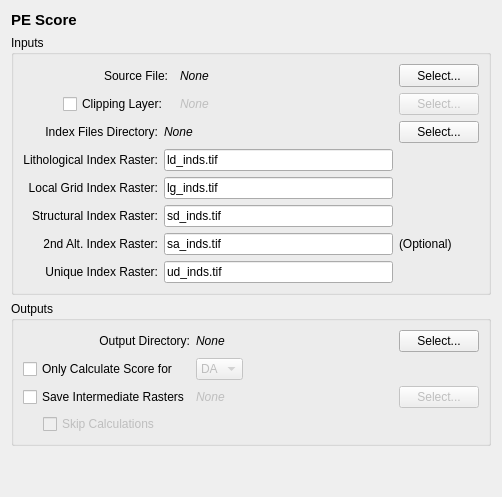
      <widget class="QWidget" name="peScorePage">
       <layout class="QVBoxLayout" name="verticalLayout_4">
        <item>
         <widget class="QLabel" name="label_19">
          <property name="font">
           <font>
            <pointsize>11</pointsize>
            <bold>true</bold>
           </font>
          </property>
          <property name="text">
           <string>PE Score</string>
          </property>
         </widget>
        </item>
        <item>
         <widget class="QGroupBox" name="groupBox_4">
          <property name="title">
           <string>Inputs</string>
          </property>
          <layout class="QGridLayout" name="gridLayout_4">
           <item row="2" column="0" colspan="4">
            <widget class="QStackedWidget" name="peInpStack">
             <property name="currentIndex">
              <number>0</number>
             </property>
             <widget class="QWidget" name="peInpPage">
              <layout class="QGridLayout" name="gridLayout_8">
               <property name="leftMargin">
                <number>0</number>
               </property>
               <property name="topMargin">
                <number>0</number>
               </property>
               <property name="rightMargin">
                <number>0</number>
               </property>
               <property name="bottomMargin">
                <number>0</number>
               </property>
               <item row="6" column="0">
                <widget class="QLabel" name="label_18">
                 <property name="text">
                  <string>Unique Index Raster:</string>
                 </property>
                 <property name="alignment">
                  <set>Qt::AlignRight|Qt::AlignTrailing|Qt::AlignVCenter</set>
                 </property>
                 <property name="indent">
                  <number>-1</number>
                 </property>
                </widget>
               </item>
               <item row="5" column="1">
                <widget class="QLineEdit" name="saIndField">
                 <property name="toolTip">
                  <string>Name / path of optional secondary alteration index raster file. Text will be red if file is not present at location specified</string>
                 </property>
                 <property name="text">
                  <string>sa_inds.tif</string>
                 </property>
                </widget>
               </item>
               <item row="4" column="0">
                <widget class="QLabel" name="label_15">
                 <property name="text">
                  <string>Structural Index Raster:</string>
                 </property>
                 <property name="alignment">
                  <set>Qt::AlignRight|Qt::AlignTrailing|Qt::AlignVCenter</set>
                 </property>
                 <property name="indent">
                  <number>-1</number>
                 </property>
                </widget>
               </item>
               <item row="2" column="1">
                <widget class="QLineEdit" name="ldIndField">
                 <property name="sizePolicy">
                  <sizepolicy hsizetype="Expanding" vsizetype="Fixed">
                   <horstretch>0</horstretch>
                   <verstretch>0</verstretch>
                  </sizepolicy>
                 </property>
                 <property name="toolTip">
                  <string>Name / path of lithological index raster file. Text will be red if file is not present at location specified</string>
                 </property>
                 <property name="text">
                  <string>ld_inds.tif</string>
                 </property>
                </widget>
               </item>
               <item row="3" column="1">
                <widget class="QLineEdit" name="lgIndField">
                 <property name="sizePolicy">
                  <sizepolicy hsizetype="Expanding" vsizetype="Fixed">
                   <horstretch>0</horstretch>
                   <verstretch>0</verstretch>
                  </sizepolicy>
                 </property>
                 <property name="toolTip">
                  <string>Name / path of local grid index raster file. Text will be red if file is not present at location specified</string>
                 </property>
                 <property name="text">
                  <string>lg_inds.tif</string>
                 </property>
                </widget>
               </item>
               <item row="1" column="0">
                <widget class="QLabel" name="label_17">
                 <property name="text">
                  <string>Index Files Directory:</string>
                 </property>
                 <property name="alignment">
                  <set>Qt::AlignRight|Qt::AlignTrailing|Qt::AlignVCenter</set>
                 </property>
                </widget>
               </item>
               <item row="4" column="1">
                <widget class="QLineEdit" name="sdIndField">
                 <property name="sizePolicy">
                  <sizepolicy hsizetype="Expanding" vsizetype="Fixed">
                   <horstretch>0</horstretch>
                   <verstretch>0</verstretch>
                  </sizepolicy>
                 </property>
                 <property name="toolTip">
                  <string>Name / path of structural index raster file. Text will be red if file is not present at location specified</string>
                 </property>
                 <property name="text">
                  <string>sd_inds.tif</string>
                 </property>
                </widget>
               </item>
               <item row="5" column="0">
                <widget class="QLabel" name="label_31">
                 <property name="text">
                  <string>2nd Alt. Index Raster:</string>
                 </property>
                 <property name="alignment">
                  <set>Qt::AlignRight|Qt::AlignTrailing|Qt::AlignVCenter</set>
                 </property>
                </widget>
               </item>
               <item row="5" column="2">
                <widget class="QLabel" name="label_33">
                 <property name="text">
                  <string>(Optional)</string>
                 </property>
                </widget>
               </item>
               <item row="2" column="0">
                <widget class="QLabel" name="label_16">
                 <property name="text">
                  <string>Lithological Index Raster:</string>
                 </property>
                 <property name="alignment">
                  <set>Qt::AlignRight|Qt::AlignTrailing|Qt::AlignVCenter</set>
                 </property>
                 <property name="indent">
                  <number>-1</number>
                 </property>
                </widget>
               </item>
               <item row="3" column="0">
                <widget class="QLabel" name="label_13">
                 <property name="text">
                  <string>Local Grid Index Raster:</string>
                 </property>
                 <property name="alignment">
                  <set>Qt::AlignRight|Qt::AlignTrailing|Qt::AlignVCenter</set>
                 </property>
                 <property name="indent">
                  <number>-1</number>
                 </property>
                </widget>
               </item>
               <item row="1" column="1">
                <widget class="ElideLabel" name="indexDirLbl">
                 <property name="font">
                  <font>
                   <italic>true</italic>
                  </font>
                 </property>
                 <property name="toolTip">
                  <string>Directory containing the below files</string>
                 </property>
                 <property name="text">
                  <string>None</string>
                 </property>
                </widget>
               </item>
               <item row="6" column="1">
                <widget class="QLineEdit" name="udIndField">
                 <property name="sizePolicy">
                  <sizepolicy hsizetype="Expanding" vsizetype="Fixed">
                   <horstretch>0</horstretch>
                   <verstretch>0</verstretch>
                  </sizepolicy>
                 </property>
                 <property name="toolTip">
                  <string>Name / path of unique index raster file. Text will be red if file is not present at location specified</string>
                 </property>
                 <property name="text">
                  <string>ud_inds.tif</string>
                 </property>
                </widget>
               </item>
               <item row="1" column="2">
                <widget class="QPushButton" name="inputDirButton">
                 <property name="sizePolicy">
                  <sizepolicy hsizetype="Preferred" vsizetype="Fixed">
                   <horstretch>0</horstretch>
                   <verstretch>0</verstretch>
                  </sizepolicy>
                 </property>
                 <property name="toolTip">
                  <string>Select the directory containing the input index files</string>
                 </property>
                 <property name="text">
                  <string>Select...</string>
                 </property>
                </widget>
               </item>
              </layout>
             </widget>
             <widget class="QWidget" name="peNoInpPage">
              <layout class="QVBoxLayout" name="verticalLayout_7">
               <item>
                <widget class="QLabel" name="label_34">
                 <property name="font">
                  <font>
                   <pointsize>12</pointsize>
                   <bold>true</bold>
                  </font>
                 </property>
                 <property name="text">
                  <string>Index inputs will be taken from results of Create Grid task</string>
                 </property>
                 <property name="alignment">
                  <set>Qt::AlignCenter</set>
                 </property>
                </widget>
               </item>
              </layout>
             </widget>
            </widget>
           </item>
           <item row="0" column="3">
            <widget class="QToolButton" name="srcToolButton">
             <property name="sizePolicy">
              <sizepolicy hsizetype="Preferred" vsizetype="Fixed">
               <horstretch>0</horstretch>
               <verstretch>0</verstretch>
              </sizepolicy>
             </property>
             <property name="minimumSize">
              <size>
               <width>75</width>
               <height>23</height>
              </size>
             </property>
             <property name="toolTip">
              <string>Select the source archive to include</string>
             </property>
             <property name="text">
              <string>Select...</string>
             </property>
             <property name="iconSize">
              <size>
               <width>5</width>
               <height>5</height>
              </size>
             </property>
             <property name="popupMode">
              <enum>QToolButton::InstantPopup</enum>
             </property>
             <property name="toolButtonStyle">
              <enum>Qt::ToolButtonTextOnly</enum>
             </property>
             <property name="arrowType">
              <enum>Qt::DownArrow</enum>
             </property>
            </widget>
           </item>
           <item row="0" column="0">
            <widget class="QLabel" name="label_14">
             <property name="sizePolicy">
              <sizepolicy hsizetype="Preferred" vsizetype="Preferred">
               <horstretch>0</horstretch>
               <verstretch>0</verstretch>
              </sizepolicy>
             </property>
             <property name="minimumSize">
              <size>
               <width>132</width>
               <height>0</height>
              </size>
             </property>
             <property name="text">
              <string>Source File:</string>
             </property>
             <property name="alignment">
              <set>Qt::AlignRight|Qt::AlignTrailing|Qt::AlignVCenter</set>
             </property>
            </widget>
           </item>
           <item row="0" column="2">
            <widget class="ElideLabel" name="gdbLbl">
             <property name="sizePolicy">
              <sizepolicy hsizetype="MinimumExpanding" vsizetype="Preferred">
               <horstretch>0</horstretch>
               <verstretch>0</verstretch>
              </sizepolicy>
             </property>
             <property name="font">
              <font>
               <italic>true</italic>
              </font>
             </property>
             <property name="toolTip">
              <string>Input archive containing layers of vector data conforming to required naming scheme</string>
             </property>
             <property name="layoutDirection">
              <enum>Qt::LeftToRight</enum>
             </property>
             <property name="text">
              <string>None</string>
             </property>
            </widget>
           </item>
           <item row="1" column="3">
            <widget class="QPushButton" name="clipLyrButton">
             <property name="enabled">
              <bool>false</bool>
             </property>
             <property name="toolTip">
              <string>Select file to act as a clipping mask</string>
             </property>
             <property name="text">
              <string>Select...</string>
             </property>
            </widget>
           </item>
           <item row="1" column="2">
            <widget class="ElideLabel" name="clipLyrLbl">
             <property name="enabled">
              <bool>false</bool>
             </property>
             <property name="font">
              <font>
               <italic>true</italic>
              </font>
             </property>
             <property name="toolTip">
              <string>Path to a vector layer file to use as a clipping mask</string>
             </property>
             <property name="text">
              <string>None</string>
             </property>
            </widget>
           </item>
           <item row="1" column="0">
            <layout class="QHBoxLayout" name="horizontalLayout_7">
             <property name="spacing">
              <number>0</number>
             </property>
             <property name="sizeConstraint">
              <enum>QLayout::SetDefaultConstraint</enum>
             </property>
             <property name="rightMargin">
              <number>0</number>
             </property>
             <item>
              <spacer name="horizontalSpacer_4">
               <property name="orientation">
                <enum>Qt::Horizontal</enum>
               </property>
               <property name="sizeType">
                <enum>QSizePolicy::Minimum</enum>
               </property>
               <property name="sizeHint" stdset="0">
                <size>
                 <width>40</width>
                 <height>20</height>
                </size>
               </property>
              </spacer>
             </item>
             <item>
              <widget class="QCheckBox" name="clipLyrCB">
               <property name="sizePolicy">
                <sizepolicy hsizetype="Minimum" vsizetype="Fixed">
                 <horstretch>0</horstretch>
                 <verstretch>0</verstretch>
                </sizepolicy>
               </property>
               <property name="toolTip">
                <string>Enable a layer to use to use as a clipping mask for the result values</string>
               </property>
               <property name="text">
                <string>Clipping Layer:</string>
               </property>
              </widget>
             </item>
            </layout>
           </item>
          </layout>
         </widget>
        </item>
        <item>
         <widget class="QGroupBox" name="groupBox_3">
          <property name="title">
           <string>Outputs</string>
          </property>
          <layout class="QGridLayout" name="gridLayout_3" columnstretch="0,0,0">
           <property name="sizeConstraint">
            <enum>QLayout::SetDefaultConstraint</enum>
           </property>
           <item row="0" column="1">
            <widget class="ElideLabel" name="peOutDirLbl">
             <property name="sizePolicy">
              <sizepolicy hsizetype="Expanding" vsizetype="Preferred">
               <horstretch>0</horstretch>
               <verstretch>0</verstretch>
              </sizepolicy>
             </property>
             <property name="font">
              <font>
               <italic>true</italic>
              </font>
             </property>
             <property name="toolTip">
              <string>Directory where results of this task will be saved</string>
             </property>
             <property name="text">
              <string>None</string>
             </property>
             <property name="scaledContents">
              <bool>false</bool>
             </property>
             <property name="alignment">
              <set>Qt::AlignLeading|Qt::AlignLeft|Qt::AlignVCenter</set>
             </property>
             <property name="textInteractionFlags">
              <set>Qt::TextSelectableByKeyboard|Qt::TextSelectableByMouse</set>
             </property>
            </widget>
           </item>
           <item row="2" column="0">
            <widget class="QCheckBox" name="rasterDirCB">
             <property name="toolTip">
              <string>Save all the intermediate raster files to the designated directory</string>
             </property>
             <property name="text">
              <string>Save Intermediate Rasters</string>
             </property>
            </widget>
           </item>
           <item row="2" column="2">
            <widget class="QPushButton" name="rasterDirButton">
             <property name="enabled">
              <bool>false</bool>
             </property>
             <property name="toolTip">
              <string>Select the directory location for saving intermediate rasters</string>
             </property>
             <property name="text">
              <string>Select...</string>
             </property>
            </widget>
           </item>
           <item row="3" column="0">
            <layout class="QHBoxLayout" name="horizontalLayout_6">
             <property name="leftMargin">
              <number>20</number>
             </property>
             <item>
              <widget class="QCheckBox" name="exitOnRasterCB">
               <property name="enabled">
                <bool>false</bool>
               </property>
               <property name="toolTip">
                <string>Skip the SIMPA calculations at the tail end of PE Score calculations, writing out intermediate rasters only</string>
               </property>
               <property name="text">
                <string>Skip Calculations</string>
               </property>
              </widget>
             </item>
            </layout>
           </item>
           <item row="0" column="2">
            <widget class="QPushButton" name="peOutDirButton">
             <property name="toolTip">
              <string>Select the directory as the save location for output files</string>
             </property>
             <property name="text">
              <string>Select...</string>
             </property>
            </widget>
           </item>
           <item row="1" column="0">
            <widget class="QCheckBox" name="limitDaDsCB">
             <property name="toolTip">
              <string>Only calculate score for the following data subset</string>
             </property>
             <property name="text">
              <string>Only Calculate Score for</string>
             </property>
            </widget>
           </item>
           <item row="2" column="1">
            <widget class="ElideLabel" name="rasterDirLbl">
             <property name="enabled">
              <bool>false</bool>
             </property>
             <property name="sizePolicy">
              <sizepolicy hsizetype="Expanding" vsizetype="Preferred">
               <horstretch>0</horstretch>
               <verstretch>0</verstretch>
              </sizepolicy>
             </property>
             <property name="font">
              <font>
               <italic>true</italic>
              </font>
             </property>
             <property name="toolTip">
              <string>Path to directory where intermediate raster files will be saved</string>
             </property>
             <property name="text">
              <string>None</string>
             </property>
            </widget>
           </item>
           <item row="0" column="0">
            <widget class="QLabel" name="label_12">
             <property name="text">
              <string>Output Directory:</string>
             </property>
             <property name="alignment">
              <set>Qt::AlignRight|Qt::AlignTrailing|Qt::AlignVCenter</set>
             </property>
            </widget>
           </item>
           <item row="1" column="1">
            <widget class="QComboBox" name="dadsCombo">
             <property name="enabled">
              <bool>false</bool>
             </property>
             <property name="sizePolicy">
              <sizepolicy hsizetype="Maximum" vsizetype="Fixed">
               <horstretch>0</horstretch>
               <verstretch>0</verstretch>
              </sizepolicy>
             </property>
             <property name="toolTip">
              <string>Only calculate scores for Data Available (DA) or Data Supporting (DS)</string>
             </property>
             <item>
              <property name="text">
               <string>DA</string>
              </property>
             </item>
             <item>
              <property name="text">
               <string>DS</string>
              </property>
             </item>
            </widget>
           </item>
          </layout>
         </widget>
        </item>
        <item>
         <spacer name="verticalSpacer">
          <property name="orientation">
           <enum>Qt::Vertical</enum>
          </property>
          <property name="sizeHint" stdset="0">
           <size>
            <width>20</width>
            <height>40</height>
           </size>
          </property>
         </spacer>
        </item>
       </layout>
      </widget>
